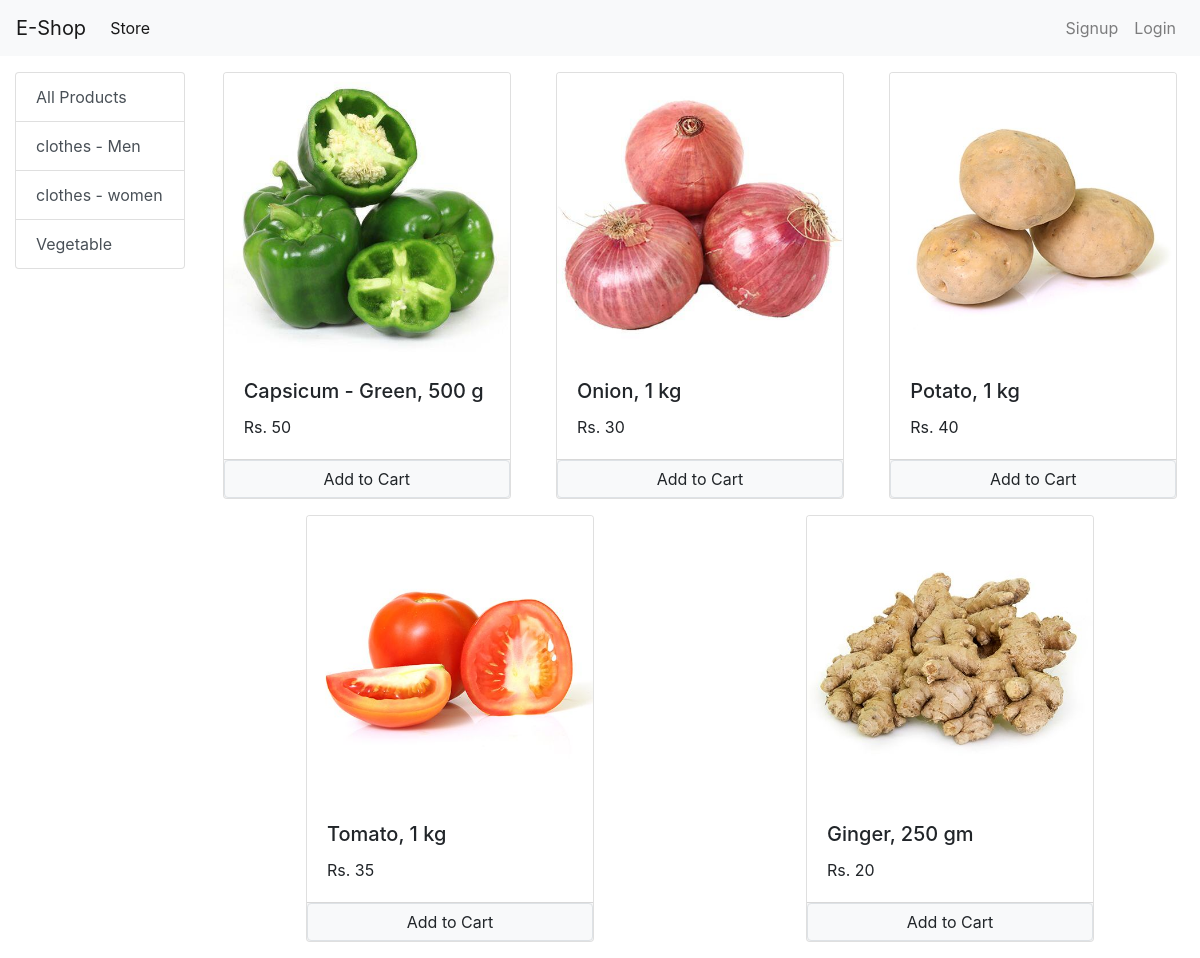
Screenshot of /?category=3 with the database file from the repository.
### store/models.py (models this page shows, shortened)
class Category(models.Model):
    name = models.CharField(max_length=50)
    def __str__(self):
        return self.name
    @staticmethod
    def get_all_category():
        return Category.objects.all()

class Product(models.Model):
    name = models.CharField(max_length=50)
    price = models.IntegerField(default=0)
    category = models.ForeignKey(Category, on_delete=models.CASCADE, default=1)
    description = models.CharField(max_length=200, default='')
    image = models.ImageField(upload_to='uploads/products/')
    @staticmethod
    def get_all_products_by_category_id(category_id):
        print(f"inside func with id-- {category_id}")
        if category_id:
            return Product.objects.filter(category = category_id)
        else:
            return Product.get_all_products()

### store/views.py (the view, shortened to what this page needs)
# urls.py: path('', Index_page.as_view(), name="index"),
class Index_page(View):
    def get(self, request):
        print(f"Request method ===== {request.method}")
        cart = request.session.get('cart')
        if not cart:
            request.session['cart'] = {}
        products = None
        categories = Category.get_all_category()
        category_id = request.GET.get('category')
        print(f"category id = {category_id}")
        if category_id:
            products = Product.get_all_products_by_category_id(category_id)
        else:
            products = Product.get_all_products()
        data = {}
        data['products'] = products
        data['categories'] = categories
        print(f"Email id customer : {request.session.get('email')}")
        print(f"Data are == {data}")
        return render(request, 'index.html',data)

### store/templatetags/cart.py (called while the page is built)
@register.filter(name='is_in_cart')
def is_in_cart(product, cart):
    keys = cart.keys()
    for id in keys:
        if int(id) == product.id:
            return True
    return False

### store/templatetags/custom_filter.py (called while the page is built)
@register.filter(name='currency')
def currency(number):
    return "Rs. "+str(number)

### store/templates/index.html (shortened to what this page needs)
{% extends 'base.html' %}
{% block content %}
{% load cart %}
{% load custom_filter %}
<div class="container-fluid mt-3">
    <div class="row">
        <div class="col-lg-2 mx-auto">
            <ul class="list-group">
                <a href="/" class="list-group-item list-group-item-action">All Products</a>
                {% for category in categories %}
                <a href="/?category={{category.id}}" class="list-group-item list-group-item-action">{{category.name}}</a>
                {% endfor %}
            </ul>
        </div>
        <div id="products" class="col-lg-10 mx-auto">
            <div class="row">
                {% for product in products %}
                <div class="card mx-auto mb-3" id="{{product.id}}" style="width: 18rem;">
                    <img class="card-img-top" src="{{product.image.url}}" alt="Card image cap">
                    <div class="card-body">
                        <h5 class="card-title">{{product.name}}</h5>
                        <p class="card-text">{{product.price|currency}}</p>
                    </div>
                    <div class="card-footer p-0">
                        {% if product|is_in_cart:request.session.cart %}
                            <div class="row no-gutters">
                                <form action="/#{{product.id}}" method="post" class="col-2">
                                    {% csrf_token %}
                                    <input type="text" name="product_id" value='{{product.id}}' hidden>
                                    <input type="text" name="remove" value='True' hidden>
                                    <input type="submit" value=" - " class="btn btn-block btn-secondary">
                                </form>
                                <div class="text-center col">{{product|cart_quantity:request.session.cart}} in Cart</div>
                                <form action="/#{{product.id}}" method="post" class="col-2">
                                    {% csrf_token %}
                                    <input type="text" name="product_id" value='{{product.id}}' hidden>
                                    <input type="submit" value=" + " class="btn btn-block btn-secondary">
                                </form>
                            </div>
                        {% else %}
                            <form action="/#{{product.id}}" method="post" class="btn-block">
                                <input type="submit" value="Add to Cart" class="float-right btn btn-light border form-control">
                            </form>
                        {% endif %}
                    </div>
                </div>
                {% endfor %}
            </div>
        </div>
    </div>
</div>
{% endblock content %}

### rows the page displays
Category: name "clothes - Men"
Category: name "clothes - women"
Category: name "Vegetable"
Product: {{ product.id }} 1 (drawn), image (picture), name "Capsicum - Green, 500 g", price "Rs. 50"
Product: image (picture), name "Onion, 1 kg", price "Rs. 30"
Product: image (picture), name "Potato, 1 kg", price "Rs. 40"
Product: image (picture), name "Tomato, 1 kg", price "Rs. 35"
Product: image (picture), name "Ginger, 250 gm", price "Rs. 20"
